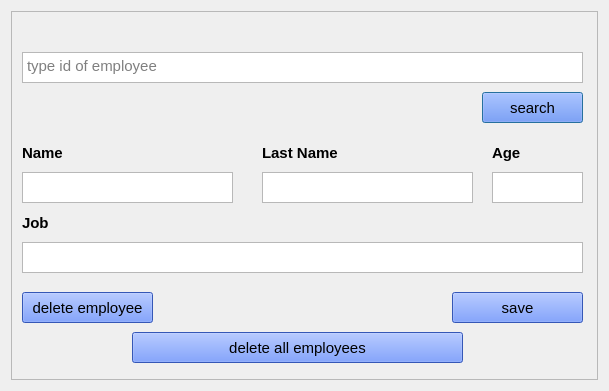
<?xml version="1.0" encoding="UTF-8"?>
<ui version="4.0">
 <class>changing_employee</class>
 <widget class="QDialog" name="changing_employee">
  <property name="geometry">
   <rect>
    <x>0</x>
    <y>0</y>
    <width>609</width>
    <height>391</height>
   </rect>
  </property>
  <property name="windowTitle">
   <string>Change data</string>
  </property>
  <property name="windowIcon">
   <iconset>
    <normaloff>icon.gif</normaloff>icon.gif</iconset>
  </property>
  <layout class="QGridLayout" name="gridLayout">
   <item row="0" column="1">
    <widget class="QScrollArea" name="scrollArea">
     <property name="widgetResizable">
      <bool>true</bool>
     </property>
     <widget class="QWidget" name="scrollAreaWidgetContents">
      <property name="geometry">
       <rect>
        <x>0</x>
        <y>0</y>
        <width>589</width>
        <height>371</height>
       </rect>
      </property>
      <property name="styleSheet">
       <string notr="true">QPushButton
{
   background-color:rgb(74, 122, 255);
}

QPushButton:hover {
    background-color:rgb(139, 166, 255);
}
QWidget
{
	font-size:15px;
}
QLabel
{
	font-weight: bold;
}</string>
      </property>
      <widget class="QPushButton" name="search_button">
       <property name="geometry">
        <rect>
         <x>470</x>
         <y>80</y>
         <width>101</width>
         <height>31</height>
        </rect>
       </property>
       <property name="text">
        <string>search</string>
       </property>
      </widget>
      <widget class="QPushButton" name="save_button">
       <property name="geometry">
        <rect>
         <x>440</x>
         <y>280</y>
         <width>131</width>
         <height>31</height>
        </rect>
       </property>
       <property name="text">
        <string>save</string>
       </property>
      </widget>
      <widget class="QTextEdit" name="name">
       <property name="geometry">
        <rect>
         <x>10</x>
         <y>160</y>
         <width>211</width>
         <height>31</height>
        </rect>
       </property>
       <property name="tabChangesFocus">
        <bool>true</bool>
       </property>
       <property name="placeholderText">
        <string/>
       </property>
      </widget>
      <widget class="QTextEdit" name="search">
       <property name="geometry">
        <rect>
         <x>10</x>
         <y>40</y>
         <width>561</width>
         <height>31</height>
        </rect>
       </property>
       <property name="tabChangesFocus">
        <bool>true</bool>
       </property>
       <property name="placeholderText">
        <string>type id of employee</string>
       </property>
      </widget>
      <widget class="QTextEdit" name="last_name">
       <property name="geometry">
        <rect>
         <x>250</x>
         <y>160</y>
         <width>211</width>
         <height>31</height>
        </rect>
       </property>
       <property name="tabChangesFocus">
        <bool>true</bool>
       </property>
       <property name="placeholderText">
        <string/>
       </property>
      </widget>
      <widget class="QTextEdit" name="age">
       <property name="geometry">
        <rect>
         <x>480</x>
         <y>160</y>
         <width>91</width>
         <height>31</height>
        </rect>
       </property>
       <property name="tabChangesFocus">
        <bool>true</bool>
       </property>
       <property name="placeholderText">
        <string/>
       </property>
      </widget>
      <widget class="QTextEdit" name="job">
       <property name="geometry">
        <rect>
         <x>10</x>
         <y>230</y>
         <width>561</width>
         <height>31</height>
        </rect>
       </property>
       <property name="tabChangesFocus">
        <bool>true</bool>
       </property>
       <property name="placeholderText">
        <string/>
       </property>
      </widget>
      <widget class="QLabel" name="label">
       <property name="geometry">
        <rect>
         <x>10</x>
         <y>130</y>
         <width>121</width>
         <height>21</height>
        </rect>
       </property>
       <property name="text">
        <string>Name</string>
       </property>
      </widget>
      <widget class="QLabel" name="label_2">
       <property name="geometry">
        <rect>
         <x>250</x>
         <y>130</y>
         <width>121</width>
         <height>21</height>
        </rect>
       </property>
       <property name="text">
        <string>Last Name</string>
       </property>
      </widget>
      <widget class="QLabel" name="label_3">
       <property name="geometry">
        <rect>
         <x>480</x>
         <y>130</y>
         <width>81</width>
         <height>21</height>
        </rect>
       </property>
       <property name="text">
        <string>Age</string>
       </property>
       <property name="alignment">
        <set>Qt::AlignLeading|Qt::AlignLeft|Qt::AlignVCenter</set>
       </property>
      </widget>
      <widget class="QLabel" name="label_4">
       <property name="geometry">
        <rect>
         <x>10</x>
         <y>200</y>
         <width>121</width>
         <height>21</height>
        </rect>
       </property>
       <property name="text">
        <string>Job</string>
       </property>
      </widget>
      <widget class="QPushButton" name="delete_button">
       <property name="geometry">
        <rect>
         <x>10</x>
         <y>280</y>
         <width>131</width>
         <height>31</height>
        </rect>
       </property>
       <property name="text">
        <string>delete employee</string>
       </property>
      </widget>
      <widget class="QPushButton" name="delete_all_button">
       <property name="geometry">
        <rect>
         <x>120</x>
         <y>320</y>
         <width>331</width>
         <height>31</height>
        </rect>
       </property>
       <property name="text">
        <string>delete all employees</string>
       </property>
      </widget>
     </widget>
    </widget>
   </item>
  </layout>
 </widget>
 <tabstops>
  <tabstop>search</tabstop>
  <tabstop>search_button</tabstop>
  <tabstop>name</tabstop>
  <tabstop>last_name</tabstop>
  <tabstop>age</tabstop>
  <tabstop>job</tabstop>
  <tabstop>save_button</tabstop>
  <tabstop>scrollArea</tabstop>
  <tabstop>delete_button</tabstop>
  <tabstop>delete_all_button</tabstop>
 </tabstops>
 <resources/>
 <connections/>
</ui>
